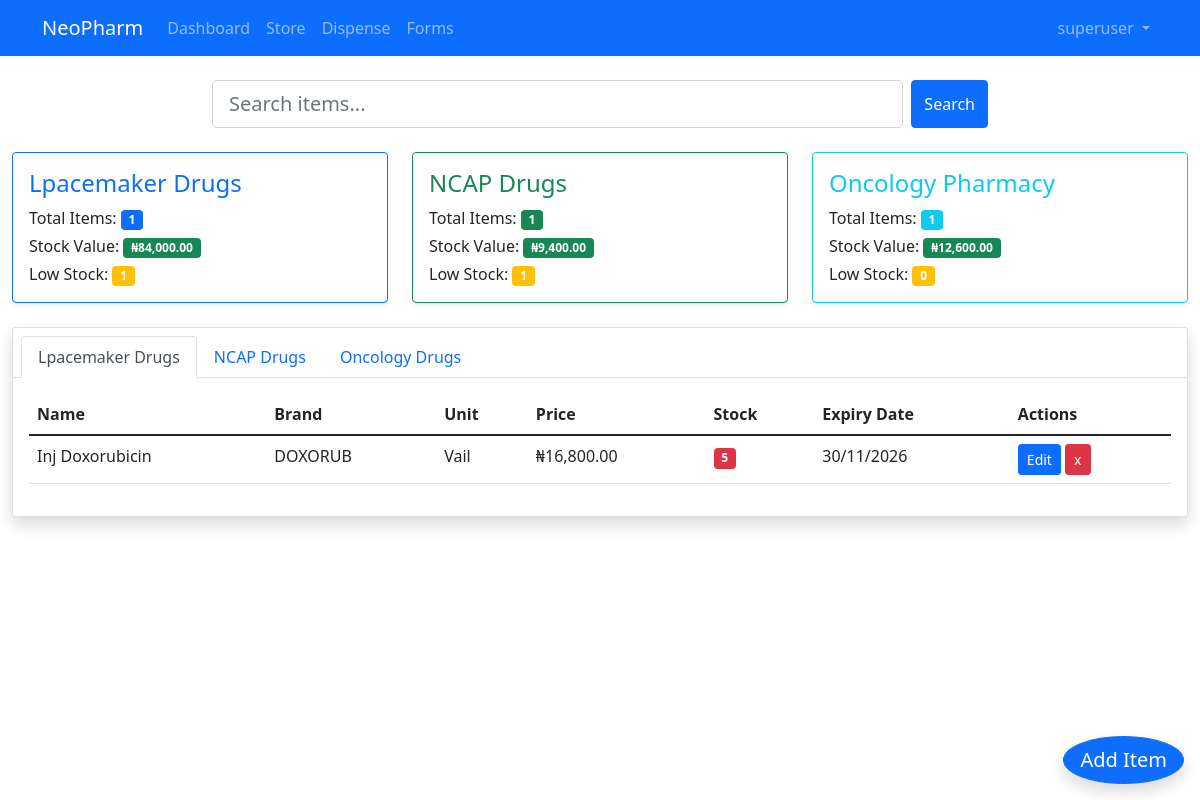
The app's page /store/ (signed in), older data.
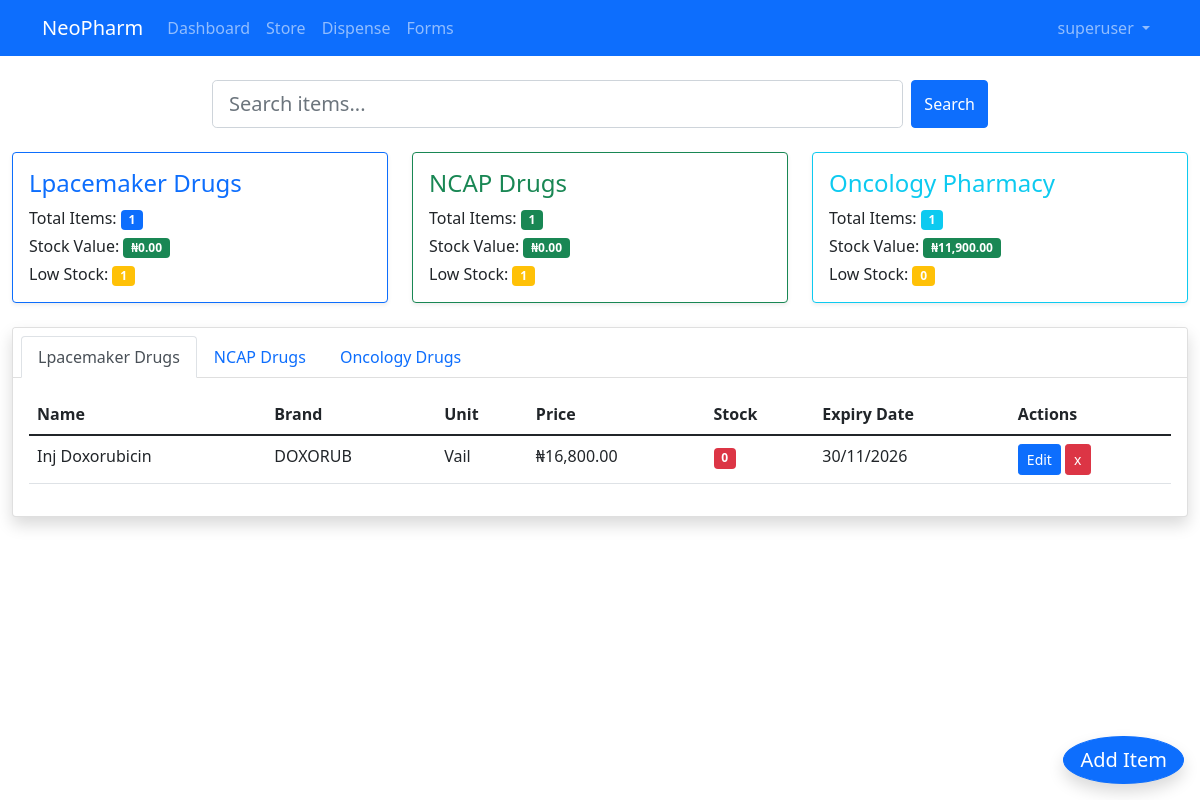
The same page, newer data.
### pharmacy/models.py (models this page shows, shortened)
class LpacemakerDrugs(models.Model):
    name = models.CharField(max_length=200)
    dosage_form = models.CharField(max_length=200, choices=DOSAGE_FORM, blank=True, null=True)
    brand = models.CharField(max_length=200, blank=True, null=True)
    unit = models.CharField(max_length=200, choices=UNIT, blank=True, null=True)
    price = models.DecimalField(max_digits=12, decimal_places=2, default=0)
    stock = models.PositiveIntegerField(default=0, null=True, blank=True)
    exp_date = models.DateField(null=True, blank=True)
    class Meta:
        ordering = ('name',)

### pharmacy/views.py (the view)
# urls.py: path('store/', views.store, name='store'),
@login_required
def store(request):
    lpacemaker_drugs = LpacemakerDrugs.objects.all().order_by('name')
    ncap_drugs = NcapDrugs.objects.all().order_by('name')
    oncology_drugs = OncologyPharmacy.objects.all().order_by('name')
    lpacemaker_stats = {
        'total_items': lpacemaker_drugs.count(),
        'total_stock_value': sum(drug.price * drug.stock for drug in lpacemaker_drugs),
        'low_stock_items': [drug for drug in lpacemaker_drugs if drug.stock < 10]
    }
    ncap_stats = {
        'total_items': ncap_drugs.count(),
        'total_stock_value': sum(drug.price * drug.stock for drug in ncap_drugs),
        'low_stock_items': [drug for drug in ncap_drugs if drug.stock < 10]
    }
    oncology_stats = {
        'total_items': oncology_drugs.count(),
        'total_stock_value': sum(drug.price * drug.stock for drug in oncology_drugs),
        'low_stock_items': [drug for drug in oncology_drugs if drug.stock < 10]
    }
    context = {
        'lpacemaker_drugs': lpacemaker_drugs,
        'ncap_drugs': ncap_drugs,
        'oncology_drugs': oncology_drugs,
        'lpacemaker_stats': lpacemaker_stats,
        'ncap_stats': ncap_stats,
        'oncology_stats': oncology_stats,
    }
    return render(request, 'store/store.html', context)

### pharmacy/templates/store/store.html (shortened to what the changed rows need)
{% extends 'base.html' %}
{% load humanize %}
{% block content %}
<div class="container-fluid py-4">
    <div class="row mb-4">
        <div class="col-md-4">
            <div class="card shadow-sm border-primary">
                <div class="card-body">
                    <div class="d-flex justify-content-between align-items-center">
                        <div>
                            <p class="mb-1">Stock Value: <span class="badge bg-success">₦{{ lpacemaker_stats.total_stock_value|floatformat:2|intcomma }}</span></p>
                        </div>
                    </div>
                </div>
            </div>
        </div>
        <div class="col-md-4">
            <div class="card shadow-sm border-success">
                <div class="card-body">
                    <div class="d-flex justify-content-between align-items-center">
                        <div>
                            <p class="mb-1">Stock Value: <span class="badge bg-success">₦{{ ncap_stats.total_stock_value|floatformat:2|intcomma }}</span></p>
                        </div>
                    </div>
                </div>
            </div>
        </div>
        <div class="col-md-4">
            <div class="card shadow-sm border-info">
                <div class="card-body">
                    <div class="d-flex justify-content-between align-items-center">
                        <div>
                            <p class="mb-1">Stock Value: <span class="badge bg-success">₦{{ oncology_stats.total_stock_value|floatformat:2|intcomma }}</span></p>
                        </div>
                    </div>
                </div>
            </div>
        </div>
    </div>
    <div class="row">
        <div class="col-md-12">
            <div class="card shadow">
                <div class="card-body">
                    <div class="tab-content">
                        <div class="tab-pane fade show active" id="lpacemaker">
                            <div class="table-responsive">
                                <table class="table table-hover">
                                    <thead>
                                        <tr>
                                            <th>Name</th>
                                            <th>Brand</th>
                                            <th>Unit</th>
                                            <th>Price</th>
                                            <th>Stock</th>
                                            <th>Expiry Date</th>
                                            {% if user.is_staff %}
                                            <th>Actions</th>
                                            {% endif %}
                                        </tr>
                                    </thead>
                                    <tbody>
                                        {% for drug in lpacemaker_drugs %}
                                        <tr>
                                            <td>{{ drug.name }}</td>
                                            <td>{{ drug.brand }}</td>
                                            <td>{{ drug.unit }}</td>
                                            <td>₦{{ drug.price|floatformat:2|intcomma }}</td>
                                            <td>
                                                <span class="badge {% if drug.stock < 10 %}bg-danger{% else %}bg-success{% endif %}">
                                                    {{ drug.stock }}
                                                </span>
                                            </td>
                                            <td>{{ drug.exp_date|date:"d/m/Y" }}</td>
                                            {% if user.is_staff %}
                                            <td>
                                                <a href="{% url 'store:edit_item' 'lpacemaker' drug.id %}" class="btn btn-sm btn-primary">
                                                     Edit
                                                </a>
                                                <button class="btn btn-sm btn-danger"
                                                        onclick="confirmDelete('{% url 'store:delete_item' 'lpacemaker' drug.id %}')">
                                                     x
                                                </button>
                                            </td>
                                            {% endif %}
                                        </tr>
                                        {% endfor %}
                                    </tbody>
                                </table>
                            </div>
                        </div>
                    </div>
                </div>
            </div>
        </div>
    </div>
</div>
{% endblock %}

Row changes from the older to the newer data that the page shows:
changed LpacemakerDrugs "Inj Doxorubicin": stock "5" → "0"
Text that changed along with them:
{{ lpacemaker_stats.total_stock_value|floatformat:2|intcomma }}: "84,000.00" → "0.00"
{{ ncap_stats.total_stock_value|floatformat:2|intcomma }}: "9,400.00" → "0.00"
{{ oncology_stats.total_stock_value|floatformat:2|intcomma }}: "12,600.00" → "11,900.00"
